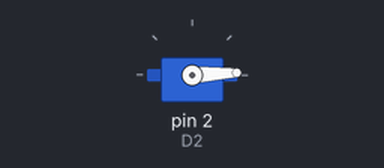
Simulated run of this sketch. Board: Arduino Uno, built with avr-gcc and run on an emulated ATmega328P. Parts: servo.

Above: at 0.05 s.
At 1.3 s:
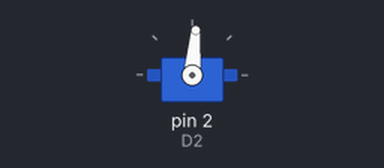
At 2.6 s:
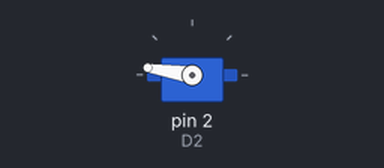
At 5.2 s:
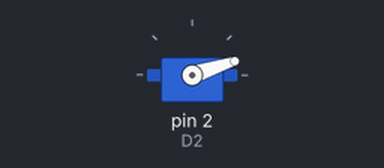
Timing chart, 0 to 7.1 s (numbered marks = the images above):
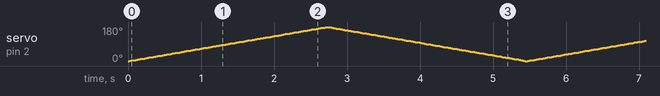

The sketch:

Servo_Test.ino
```cpp
#include <Servo.h>

/*
 * Connections:
 *
 * Servo [Tower Pro SG90] | Arduino
 * ---------------------------------
 *   Vcc [Red - Middle]   | Vcc (5V)
 *   GND [Black/Brown]    | GND
 *   Control [Yellow]     | D2 (Digital PIN 2)
 */

Servo testServo;
int angle = 0;
int D2 = 2; // Digital PIN 2

void setup() {
  testServo.attach(D2);
}

void loop() {
  for (angle = 0; angle <= 180; angle += 1) { // Rotate the shaft from 0 to 180 degrees in steps of 1 degree
    testServo.write(angle);
    delay(15); // Wait for the servo to reach the position
  }

  for (angle = 180; angle >= 0; angle -= 1) { // Rotate the shaft from 180 to 0 degrees in steps of 1 degree
    testServo.write(angle);
    delay(15); // Wait for the servo to reach the position
  }
}
```
